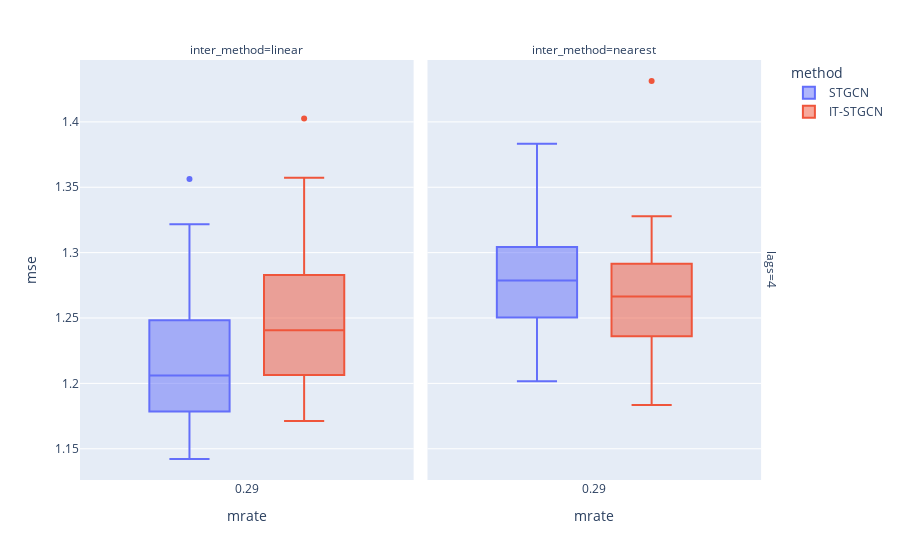

The code cell stored with this chart in its notebook:
### Markdown cell above
## block

### Code cell
data.query("method!='GNAR' and mtype =='block' ").plot.box(backend='plotly',x='mrate',color='method',y='mse',facet_col='inter_method',facet_row='lags',height=600)

### Figure 1 — Plotly figure (JSON) as saved in the notebook; plotly's stock layout.template omitted (floating-point values rounded to 4 significant figures)
{"data": [{"alignmentgroup": "True", "hovertemplate": "method=STGCN<br>lags=4<br>inter_method=linear<br>mrate=%{x}<br>mse=%{y}<extra></extra>", "legendgroup": "STGCN", "marker": {"color": "#636efa"}, "name": "STGCN", "notched": false, "offsetgroup": "STGCN", "orientation": "v", "showlegend": true, "type": "box", "x": [0.2857, 0.2857, 0.2857, 0.2857, 0.2857, 0.2857, 0.2857, 0.2857, 0.2857, 0.2857, 0.2857, 0.2857, 0.2857, 0.2857, 0.2857, 0.2857, 0.2857, 0.2857, 0.2857, 0.2857, 0.2857, 0.2857, 0.2857, 0.2857, 0.2857, 0.2857, 0.2857, 0.2857, 0.2857, 0.2857], "x0": " ", "xaxis": "x", "y": [1.155, 1.322, 1.212, 1.185, 1.16, 1.212, 1.142, 1.179, 1.176, 1.269, 1.22, 1.289, 1.265, 1.182, 1.277, 1.166, 1.248, 1.152, 1.304, 1.233, 1.231, 1.195, 1.186, 1.2, 1.194, 1.152, 1.199, 1.22, 1.224, 1.356], "y0": " ", "yaxis": "y"}, {"alignmentgroup": "True", "hovertemplate": "method=STGCN<br>lags=4<br>inter_method=nearest<br>mrate=%{x}<br>mse=%{y}<extra></extra>", "legendgroup": "STGCN", "marker": {"color": "#636efa"}, "name": "STGCN", "notched": false, "offsetgroup": "STGCN", "orientation": "v", "showlegend": false, "type": "box", "x": [0.2857, 0.2857, 0.2857, 0.2857, 0.2857, 0.2857, 0.2857, 0.2857, 0.2857, 0.2857, 0.2857, 0.2857, 0.2857, 0.2857, 0.2857, 0.2857, 0.2857, 0.2857, 0.2857, 0.2857, 0.2857, 0.2857, 0.2857, 0.2857, 0.2857, 0.2857, 0.2857, 0.2857, 0.2857, 0.2857], "x0": " ", "xaxis": "x2", "y": [1.241, 1.328, 1.273, 1.202, 1.318, 1.235, 1.344, 1.25, 1.295, 1.273, 1.277, 1.231, 1.299, 1.22, 1.26, 1.383, 1.284, 1.261, 1.298, 1.304, 1.34, 1.273, 1.374, 1.288, 1.281, 1.368, 1.231, 1.204, 1.296, 1.264], "y0": " ", "yaxis": "y2"}, {"alignmentgroup": "True", "hovertemplate": "method=IT-STGCN<br>lags=4<br>inter_method=linear<br>mrate=%{x}<br>mse=%{y}<extra></extra>", "legendgroup": "IT-STGCN", "marker": {"color": "#EF553B"}, "name": "IT-STGCN", "notched": false, "offsetgroup": "IT-STGCN", "orientation": "v", "showlegend": true, "type": "box", "x": [0.2857, 0.2857, 0.2857, 0.2857, 0.2857, 0.2857, 0.2857, 0.2857, 0.2857, 0.2857, 0.2857, 0.2857, 0.2857, 0.2857, 0.2857, 0.2857, 0.2857, 0.2857, 0.2857, 0.2857, 0.2857, 0.2857, 0.2857, 0.2857, 0.2857, 0.2857, 0.2857, 0.2857, 0.2857, 0.2857], "x0": " ", "xaxis": "x", "y": [1.357, 1.296, 1.191, 1.206, 1.19, 1.171, 1.276, 1.238, 1.215, 1.32, 1.229, 1.261, 1.243, 1.308, 1.171, 1.316, 1.226, 1.272, 1.199, 1.295, 1.245, 1.212, 1.266, 1.2, 1.227, 1.403, 1.225, 1.257, 1.198, 1.283], "y0": " ", "yaxis": "y"}, {"alignmentgroup": "True", "hovertemplate": "method=IT-STGCN<br>lags=4<br>inter_method=nearest<br>mrate=%{x}<br>mse=%{y}<extra></extra>", "legendgroup": "IT-STGCN", "marker": {"color": "#EF553B"}, "name": "IT-STGCN", "notched": false, "offsetgroup": "IT-STGCN", "orientation": "v", "showlegend": false, "type": "box", "x": [0.2857, 0.2857, 0.2857, 0.2857, 0.2857, 0.2857, 0.2857, 0.2857, 0.2857, 0.2857, 0.2857, 0.2857, 0.2857, 0.2857, 0.2857, 0.2857, 0.2857, 0.2857, 0.2857, 0.2857, 0.2857, 0.2857, 0.2857, 0.2857, 0.2857, 0.2857, 0.2857, 0.2857, 0.2857, 0.2857], "x0": " ", "xaxis": "x2", "y": [1.267, 1.254, 1.325, 1.234, 1.269, 1.236, 1.257, 1.289, 1.206, 1.298, 1.281, 1.266, 1.221, 1.325, 1.223, 1.291, 1.328, 1.277, 1.236, 1.184, 1.197, 1.209, 1.264, 1.278, 1.431, 1.251, 1.287, 1.249, 1.304, 1.295], "y0": " ", "yaxis": "y2"}], "layout": {"annotations": [{"font": {}, "showarrow": false, "text": "inter_method=linear", "x": 0.24, "xanchor": "center", "xref": "paper", "y": 1, "yanchor": "bottom", "yref": "paper"}, {"font": {}, "showarrow": false, "text": "inter_method=nearest", "x": 0.74, "xanchor": "center", "xref": "paper", "y": 1, "yanchor": "bottom", "yref": "paper"}, {"font": {}, "showarrow": false, "text": "lags=4", "textangle": 90, "x": 0.98, "xanchor": "left", "xref": "paper", "y": 0.5, "yanchor": "middle", "yref": "paper"}], "autosize": true, "boxmode": "group", "legend": {"title": {"text": "method"}, "tracegroupgap": 0}, "margin": {"t": 60}, "xaxis": {"anchor": "y", "autorange": true, "domain": [0, 0.48], "range": [-0.2178, 0.7893], "title": {"text": "mrate"}, "type": "linear"}, "xaxis2": {"anchor": "y2", "autorange": true, "domain": [0.5, 0.98], "matches": "x", "range": [-0.2178, 0.7893], "title": {"text": "mrate"}, "type": "linear"}, "yaxis": {"anchor": "x", "autorange": true, "domain": [0, 1], "range": [1.126, 1.447], "title": {"text": "mse"}, "type": "linear"}, "yaxis2": {"anchor": "x2", "autorange": true, "domain": [0, 1], "matches": "y", "range": [1.126, 1.447], "showticklabels": false, "type": "linear"}}}
